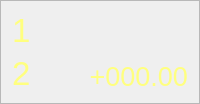
     <widget class="QFrame" name="frame" >
      <property name="minimumSize" >
       <size>
        <width>100</width>
        <height>0</height>
       </size>
      </property>
      <property name="maximumSize" >
       <size>
        <width>16777215</width>
        <height>110</height>
       </size>
      </property>
      <property name="frameShape" >
       <enum>QFrame::StyledPanel</enum>
      </property>
      <property name="frameShadow" >
       <enum>QFrame::Sunken</enum>
      </property>
      <layout class="QGridLayout" >
       <item row="0" column="0" >
        <widget class="QLabel" name="labelFirst" >
         <property name="palette" >
          <palette>
           <active>
            <colorrole role="WindowText" >
             <brush brushstyle="SolidPattern" >
              <color alpha="255" >
               <red>255</red>
               <green>255</green>
               <blue>127</blue>
              </color>
             </brush>
            </colorrole>
           </active>
           <inactive>
            <colorrole role="WindowText" >
             <brush brushstyle="SolidPattern" >
              <color alpha="255" >
               <red>255</red>
               <green>255</green>
               <blue>127</blue>
              </color>
             </brush>
            </colorrole>
           </inactive>
           <disabled>
            <colorrole role="WindowText" >
             <brush brushstyle="SolidPattern" >
              <color alpha="255" >
               <red>128</red>
               <green>128</green>
               <blue>128</blue>
              </color>
             </brush>
            </colorrole>
           </disabled>
          </palette>
         </property>
         <property name="font" >
          <font>
           <pointsize>25</pointsize>
          </font>
         </property>
         <property name="text" >
          <string>1 </string>
         </property>
         <property name="alignment" >
          <set>Qt::AlignBottom|Qt::AlignLeading|Qt::AlignLeft</set>
         </property>
        </widget>
       </item>
       <item row="0" column="1" >
        <widget class="QLabel" name="labelFirstTime" >
         <property name="maximumSize" >
          <size>
           <width>120</width>
           <height>16777215</height>
          </size>
         </property>
         <property name="palette" >
          <palette>
           <active>
            <colorrole role="WindowText" >
             <brush brushstyle="SolidPattern" >
              <color alpha="255" >
               <red>255</red>
               <green>255</green>
               <blue>127</blue>
              </color>
             </brush>
            </colorrole>
           </active>
           <inactive>
            <colorrole role="WindowText" >
             <brush brushstyle="SolidPattern" >
              <color alpha="255" >
               <red>255</red>
               <green>255</green>
               <blue>127</blue>
              </color>
             </brush>
            </colorrole>
           </inactive>
           <disabled>
            <colorrole role="WindowText" >
             <brush brushstyle="SolidPattern" >
              <color alpha="255" >
               <red>128</red>
               <green>128</green>
               <blue>128</blue>
              </color>
             </brush>
            </colorrole>
           </disabled>
          </palette>
         </property>
         <property name="font" >
          <font>
           <pointsize>20</pointsize>
          </font>
         </property>
         <property name="text" >
          <string/>
         </property>
         <property name="alignment" >
          <set>Qt::AlignBottom|Qt::AlignRight|Qt::AlignTrailing</set>
         </property>
        </widget>
       </item>
       <item row="1" column="0" >
        <widget class="QLabel" name="labelSecond" >
         <property name="palette" >
          <palette>
           <active>
            <colorrole role="WindowText" >
             <brush brushstyle="SolidPattern" >
              <color alpha="255" >
               <red>255</red>
               <green>255</green>
               <blue>127</blue>
              </color>
             </brush>
            </colorrole>
           </active>
           <inactive>
            <colorrole role="WindowText" >
             <brush brushstyle="SolidPattern" >
              <color alpha="255" >
               <red>255</red>
               <green>255</green>
               <blue>127</blue>
              </color>
             </brush>
            </colorrole>
           </inactive>
           <disabled>
            <colorrole role="WindowText" >
             <brush brushstyle="SolidPattern" >
              <color alpha="255" >
               <red>128</red>
               <green>128</green>
               <blue>128</blue>
              </color>
             </brush>
            </colorrole>
           </disabled>
          </palette>
         </property>
         <property name="font" >
          <font>
           <pointsize>25</pointsize>
          </font>
         </property>
         <property name="text" >
          <string>2</string>
         </property>
         <property name="alignment" >
          <set>Qt::AlignBottom|Qt::AlignLeading|Qt::AlignLeft</set>
         </property>
        </widget>
       </item>
       <item row="1" column="1" >
        <widget class="QLabel" name="labelSecondTime" >
         <property name="maximumSize" >
          <size>
           <width>120</width>
           <height>16777215</height>
          </size>
         </property>
         <property name="palette" >
          <palette>
           <active>
            <colorrole role="WindowText" >
             <brush brushstyle="SolidPattern" >
              <color alpha="255" >
               <red>255</red>
               <green>255</green>
               <blue>127</blue>
              </color>
             </brush>
            </colorrole>
           </active>
           <inactive>
            <colorrole role="WindowText" >
             <brush brushstyle="SolidPattern" >
              <color alpha="255" >
               <red>255</red>
               <green>255</green>
               <blue>127</blue>
              </color>
             </brush>
            </colorrole>
           </inactive>
           <disabled>
            <colorrole role="WindowText" >
             <brush brushstyle="SolidPattern" >
              <color alpha="255" >
               <red>128</red>
               <green>128</green>
               <blue>128</blue>
              </color>
             </brush>
            </colorrole>
           </disabled>
          </palette>
         </property>
         <property name="font" >
          <font>
           <pointsize>20</pointsize>
          </font>
         </property>
         <property name="text" >
          <string>+000.00</string>
         </property>
         <property name="alignment" >
          <set>Qt::AlignBottom|Qt::AlignRight|Qt::AlignTrailing</set>
         </property>
        </widget>
       </item>
      </layout>
     </widget>
